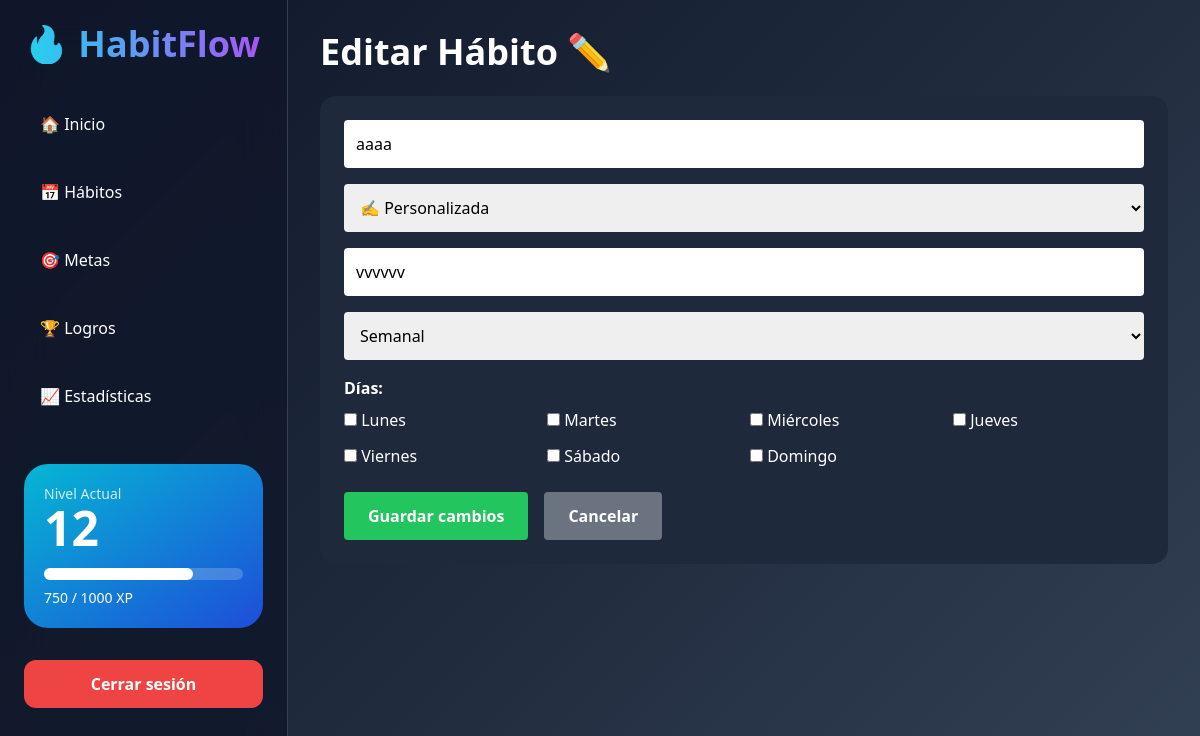
The app's page /habitos/editar/5/ (signed in), older data.
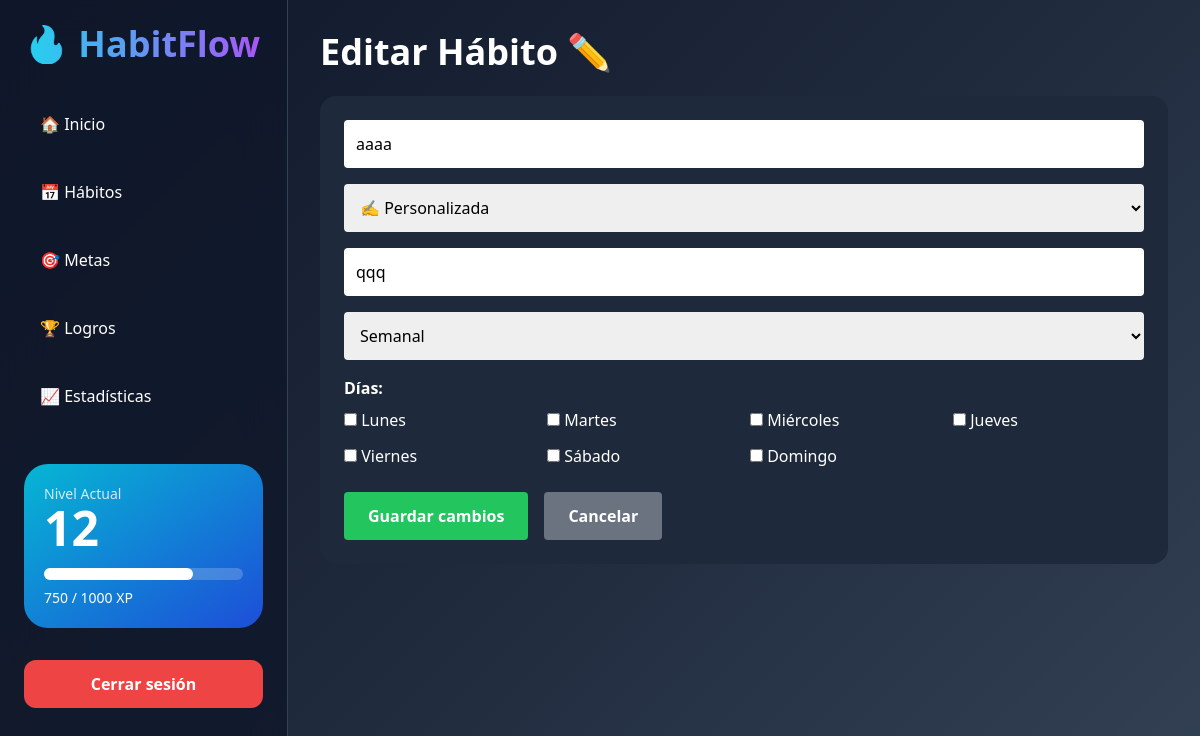
The same page, newer data.
### habitos/models.py (models this page shows, shortened)
class Habito(models.Model):
    FRECUENCIAS = [
        ('diario', 'Diario'),
        ('semanal', 'Semanal'),
        ('mensual', 'Mensual'),
    ]
    usuario = models.ForeignKey(User, on_delete=models.CASCADE)
    nombre = models.CharField(max_length=100)
    categoria = models.CharField(max_length=50)
    frecuencia = models.CharField(max_length=20, choices=FRECUENCIAS, default='diario')
    dias = models.CharField(max_length=100, blank=True)
    xp = models.IntegerField(default=10)
    activo = models.BooleanField(default=True)

### habitos/views.py (the view, shortened to what this page needs)
# urls.py: path('habitos/editar/<int:id>/', editar_habito, name='editar_habito'),
@login_required
def editar_habito(request, id):
    habito = get_object_or_404(
        Habito,
        id=id,
        usuario=request.user
    )
    categorias_predefinidas = [
        'Salud',
        'Fitness',
        'Estudio',
        'Productividad',
        'Finanzas',
        'Mindfulness',
        'Lectura'
    ]
    es_personalizada = habito.categoria not in categorias_predefinidas
    return render(
        request,
        'habitos/editar.html',
        {
            'habito': habito,
            'es_personalizada': es_personalizada
        }
    )

### habitos/templates/habitos/editar.html (shortened to what this page needs)
{% extends 'base.html' %}
{% block content %}
<h1 class="text-4xl font-bold mb-6">Editar Hábito ✏️</h1>
<form method="POST" class="bg-slate-800 p-6 rounded-2xl mb-8">
    <input
        type="text"
        name="nombre"
        value="{{ habito.nombre }}"
        class="w-full p-3 rounded text-black mb-4"
        required
    >
    <select
        id="categoria_select"
        name="categoria_select"
        class="w-full p-3 rounded text-black mb-4"
        onchange="toggleCustomCategory()"
        required
    >
        <option value="custom" {% if es_personalizada %}selected{% endif %}>✍ Personalizada</option>
    </select>
    <input
        id="custom_category"
        type="text"
        name="custom_category"
        placeholder="Escribe tu categoría"
        value="{% if es_personalizada %}{{ habito.categoria }}{% endif %}"
        class="w-full p-3 rounded text-black mb-4 {% if not es_personalizada %}hidden{% endif %}"
        {% if es_personalizada %}required{% endif %}
    >
    <select
        name="frecuencia"
        class="w-full p-3 rounded text-black mb-4"
    >
        <option value="semanal" {% if habito.frecuencia == 'semanal' %}selected{% endif %}>Semanal</option>
    </select>
    <p class="mb-2 font-bold text-white">Días:</p>
    <div class="grid grid-cols-2 md:grid-cols-4 gap-3 mb-6 text-white">
        <label><input type="checkbox" name="dias" value="Lunes" {% if 'Lunes' in habito.dias %}checked{% endif %}> Lunes</label>
        <label><input type="checkbox" name="dias" value="Martes" {% if 'Martes' in habito.dias %}checked{% endif %}> Martes</label>
        <label><input type="checkbox" name="dias" value="Miércoles" {% if 'Miércoles' in habito.dias %}checked{% endif %}> Miércoles</label>
        <label><input type="checkbox" name="dias" value="Jueves" {% if 'Jueves' in habito.dias %}checked{% endif %}> Jueves</label>
        <label><input type="checkbox" name="dias" value="Viernes" {% if 'Viernes' in habito.dias %}checked{% endif %}> Viernes</label>
        <label><input type="checkbox" name="dias" value="Sábado" {% if 'Sábado' in habito.dias %}checked{% endif %}> Sábado</label>
        <label><input type="checkbox" name="dias" value="Domingo" {% if 'Domingo' in habito.dias %}checked{% endif %}> Domingo</label>
    </div>
    <div class="flex gap-4">
        <button class="bg-green-500 px-6 py-3 rounded font-bold">
            Guardar cambios
        </button>
        <a href="{% url 'habitos' %}"
           class="bg-gray-500 px-6 py-3 rounded font-bold">
            Cancelar
        </a>
    </div>
</form>
{% endblock %}

Row changes from the older to the newer data that the page shows:
changed Habito "aaaa": custom_category "vvvvvv" → "qqq"
